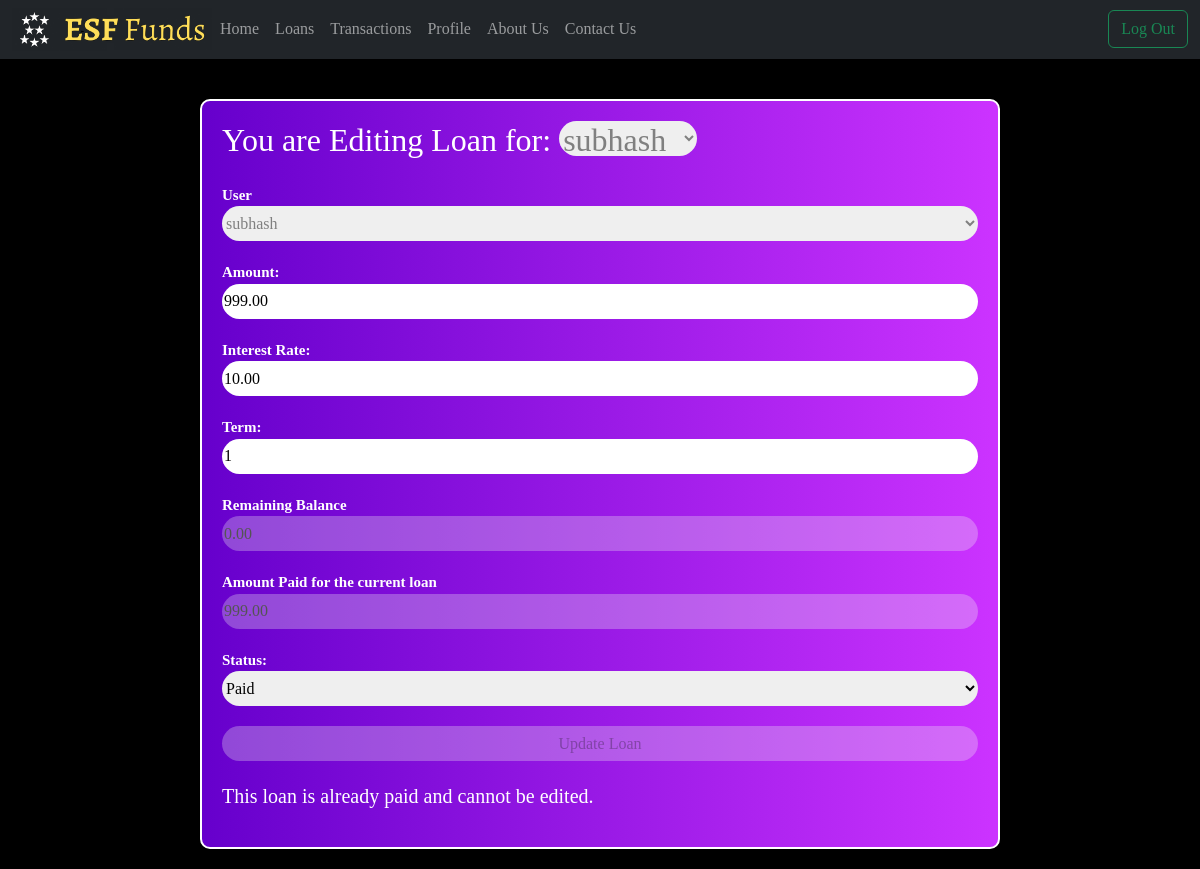
Page /update-loan/31 (signed in) on the committed database.
### loan/models.py (models this page shows, shortened)
class Loan(models.Model):
    LOAN_STATUS_CHOICES = [
        ('active', 'Active'),
        ('paid', 'Paid'),
        ('defaulted', 'Defaulted'),
    ]
    user = models.ForeignKey(User, on_delete=models.CASCADE)
    amount = models.DecimalField(max_digits=10, decimal_places=2, default=500)
    interest_rate = models.DecimalField(max_digits=4, decimal_places=2,default=10)
    term = models.IntegerField(default=12)
    balance = models.DecimalField(max_digits=10, decimal_places=2, default=0)
    remaining_balance = models.DecimalField(max_digits=10, decimal_places=2, default=0.0)
    created_loan = models.DateTimeField(auto_now=True)
    updated_loan = models.DateTimeField(auto_now_add=True)
    status = models.CharField(max_length=20, choices=LOAN_STATUS_CHOICES, default='active')
    class Meta:
        ordering = ['-updated_loan','-created_loan']

### loan/views.py (the view)
# urls.py: path('update-loan/<int:pk>', views.updateLoan, name="update-loan"),
@login_required(login_url="loginpage")
def updateLoan(request, pk):
    loan = get_object_or_404(Loan, pk=pk)
    transaction = loan.transaction_set.first()
    if loan.status == 'paid':
        disabled = True
    else:
        disabled = False
    if request.method == 'POST':
        form = EditLoanForm(request.POST, instance=loan)
        if form.is_valid():
            loan = form.save(commit=False)
            if loan.remaining_balance == 0:
                loan.status = 'paid'
            else:
                loan.status = 'active'
            loan.remaining_balance = loan.amount
            loan.save()
            if transaction:
                transaction.transaction_amount = loan.amount
                transaction.save()
            else:
                Transaction.objects.create(loan=loan, transaction_type='Debit', transaction_amount=loan.amount)
            return redirect('loan-details')
    else:
        form = EditLoanForm(instance=loan)
    context = {'form': form,
               'disabled': disabled,
               'loan': loan}
    return render(request, 'edit-loan.html', context)

### loan/forms.py
class EditLoanForm(ModelForm):
    class Meta:
        model = Loan
        fields = '__all__'
    def __init__(self, *args, **kwargs):
        super().__init__(*args, **kwargs)
        self.fields['user'].disabled = True

### templates/edit-loan.html (shortened to what this page needs)
{% extends 'main.html' %}
{% block content %}
<div class="edit-main">
    <form class="edit-form" method="POST" action="">
        <h2>You are Editing Loan for: {{ form.user }}</h2>
            <label for="{{ form.user.id_for_label }}">User</label>
            {{ form.user }}
            <label for="{{ form.amount.id_for_label }}">Amount:</label>
            {{ form.amount }}
            <label for="{{ form.interest_rate.id_for_label }}">Interest Rate:</label>
            {{ form.interest_rate }}
            <label for="{{ form.term.id_for_label }}">Term:</label>
            {{ form.term }}
            <label for="{{ form.remaining_balance.id_for_label }}">Remaining Balance</label>
            {% if disabled %}
                <input type="number" name="remaining_balance" value="{{ loan.remaining_balance }}" disabled>
            {% else %}
                {{ form.remaining_balance }}
            {% endif %}
            <label for="{{ form.balance.id_for_label }}">Amount Paid for the current loan</label>
            {% if disabled %}
                <input type="number" name="balance" value="{{ loan.balance }}" disabled>
            {% else %}
                {{ form.balance }}
            {% endif %}
            <label for="{{ form.status.id_for_label }}">Status:</label>
            {{ form.status }}
            <input type="submit" value="Update Loan" {% if disabled %} disabled {% endif %}>
            {% if disabled %}
                <p>This loan is already paid and cannot be edited.</p>
            {% endif %}
        </form>
</div>
{% endblock content %}

### static/styles/style.css (style rules this page uses)
* { font-family: Cambria, Cochin, Georgia, Times, 'Times New Roman', serif; }
p { font-size: 20px; }
.edit-main { background-color: #000000; color: #ffffff; padding: 20px; display: flex; flex-direction: column; align-items: center; justify-content: center; flex-wrap: wrap; height: 100%; }
.edit-form { border: 2px solid #ffffff; padding: 20px; display: flex; flex-direction: column; border-radius: 10px; background-image: linear-gradient(to right, #6600cc, #cc33ff); color:#ffffff; width: 800px; margin-top: 20px; }
.edit-form label { font-weight: 700; font-size: 15px; }
.edit-form input { height: 35px; margin-bottom: 20px; border: none; border-radius: 20px; }
.edit-form select { height: 35px; margin-bottom: 20px; border: none; border-radius: 20px; }

### rows in the picture
Loan: user "subhash", amount "999.00", interest_rate "10.00", term "1", remaining_balance "0.00", balance "999.00", status "Paid"
